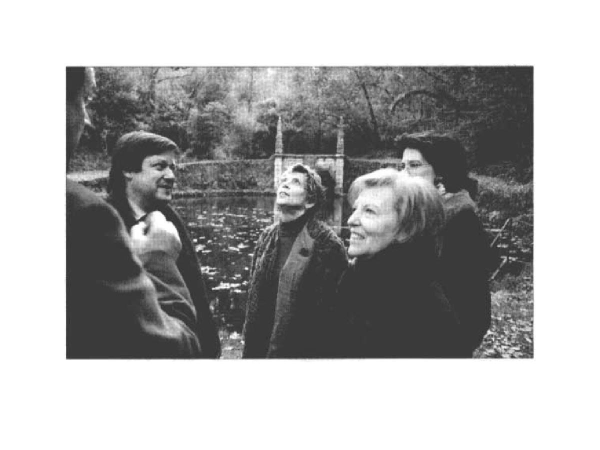
%> input picture Exercices/Código/Questão 2 - VC/29_01_jornal209fotos.jpg, 1200 x 900 px (shown at 1/2 size)
$ octave --eval "selectImagem('29_01_jornal209fotos.jpg');"   (GNU Octave 9; MATLAB toolbox functions it lacks are replaced by stand-ins)
%> lines starting %> are read from the running program, lines starting %| are printed output that depends on the picture; in (x1, y1, x2, y2) boxes, pixels count from 0 and x2, y2 are one past the last pixel; in counts of white or black regions, pixels touching at a corner belong together; the program's own positions count from 1
function selectImagem(texto)
%> called with texto = '29_01_jornal209fotos.jpg'

%%%%%%%%%%%%%%%%%%%%%%%%%%%%%%%%%%%%%%%%%%%%%%%%
%%%%%%%% Vis鉶 Computacional %%%%%%%%%%%%%%%%%%%
%%%%%%%% Projeto 1 %%%%%%%%%%%%%%%%%%%%%%%%%%%%%
%%%%%%%% Aluno: Paulo Henrique Muniz Ferreira %%
%%%%%%%%%%%%%%%%%%%%%%%%%%%%%%%%%%%%%%%%%%%%%%%%
%%%%%%%% QUEST翺 2 %%%%%%%%%%%%%%%%%%%%%%%%%%%%%

% Algoritmo que segmenta texto-imagem e conta quantas imagens tem

cinza = imread(texto,'bmp'); % Abre a imagem
%> cinza is the input picture: size 900x1200x3 uint8; min 27, max 255, mean 173.5

% Binariza玢o usado Otsu
escala = graythresh(cinza);
%> escala = 0.647
binarizada1 = im2bw(cinza, escala);
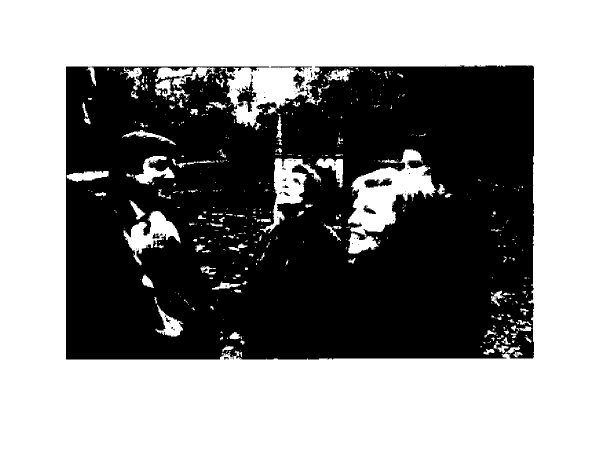
%> binarizada1: size 900x1200 logical (shown at 1/2 size); 54.8% white; 148 black regions (130 under 20 px), largest, box (x1, y1, x2, y2) and area: (132, 131, 1068, 719) 484480, (474, 161, 514, 224) 1041, (729, 357, 784, 376) 650

A = binarizada1;

% Elementos estruturantes
B = ones(3);
C = [0 1 0; 0 1 0; 0 1 0];
D = [0 0 0; 1 1 1; 0 0 0];

% Remover letras pequenas (etapa 1)

A2 = imerode(A,B);
%> A2: size 900x1200 logical; 52.8% white; 32 black regions (15 under 20 px), largest, box (x1, y1, x2, y2) and area: (131, 130, 1069, 720) 507334, (728, 356, 785, 377) 876, (726, 410, 753, 429) 303
A = A2;

for i = 1:2
    A2 = imdilate(A,B);
    A = A2;
    figure, imshow(A)
end

% Presevar fotos
for i = 1:3
    A2 = imerode(A,D);
    A = A2;
end

for i = 1:5
    A2 = imdilate(A,B);
    A = A2;
end

% Remover letras maiores sem revorve a imagem

for i = 1:9

    A2 = imerode(A,C);
    A = A2;

    A2 = imdilate(A,B);
    A = A2;

end
%> this loop made 9 passes
%> pass 1, in selectImagem, `A2 = imdilate(A,B);`:
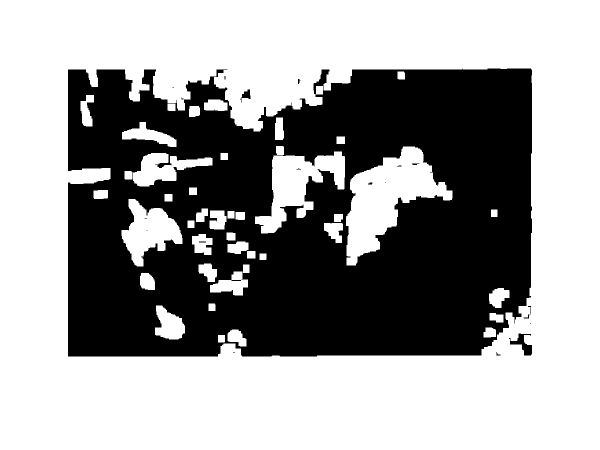
%> A2: size 900x1200 logical (shown at 1/2 size); 61% white; 20 black regions (10 under 20 px), largest, box (x1, y1, x2, y2) and area: (136, 137, 1064, 713) 419866, (1018, 667, 1064, 711) 803, (480, 179, 501, 205) 235


% Reconstruido regi鮡s onde tem imagens
% (Pode haver regi鮡s ru韉osas, mas s鉶 eleminadas posteriormente)

for i = 1:14
    A2 = imerode(A,B);
    A = A2;
end
%> this loop made 14 passes
%> pass 1, in selectImagem, `A2 = imerode(A,B);`:
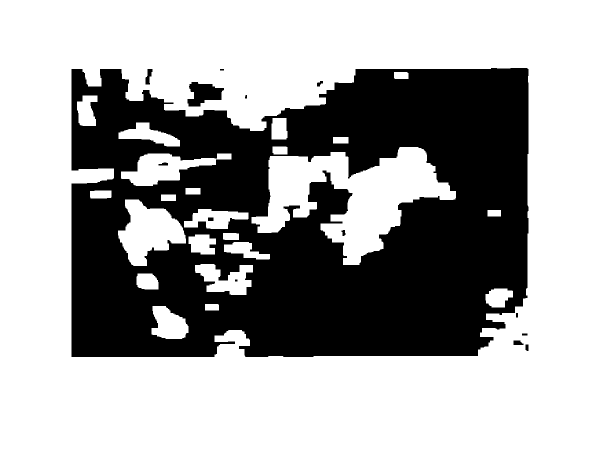
%> A2: size 900x1200 logical (shown at 1/2 size); 63.8% white; 14 black regions, largest, box (x1, y1, x2, y2) and area: (143, 136, 1057, 714) 387435, (375, 164, 448, 213) 2246, (291, 138, 305, 169) 260

% Filtra ru韉o (particulas pequenas)

A = ~A;
%> A: size 900x1200 logical; 47.8% white; 3 white regions, box (x1, y1, x2, y2) and area: (130, 123, 1070, 727) 513890, (477, 177, 507, 210) 987, (427, 125, 461, 154) 986
[Rotulos, num] = bwlabel(A);
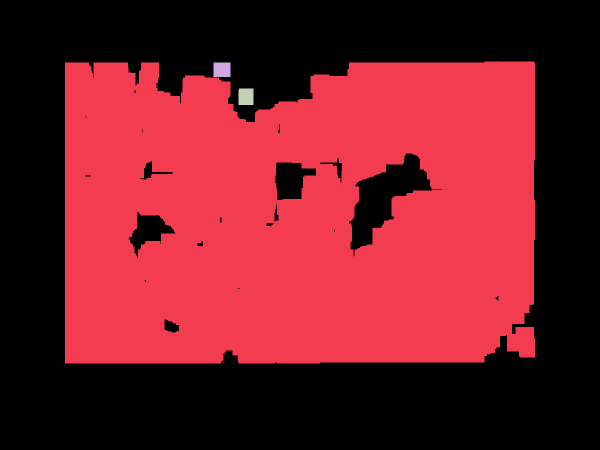
%> Rotulos: size 900x1200 double (shown at 1/2 size); 4 distinct labels, from 0 to 3; one colour per label, 0 black
%> num = 3

for i = 1:num
    [r,c] = find(Rotulos==i);
    rc = [r c];

    area = size(rc,1)*size(rc,2);

    if(area < 2000)

        for x = rc'
            A(x(1),x(2)) = 0;
        end
    end
end
%> this loop made 3 passes
%> area on passes 1 to 3: 1027780, 1972, 1974
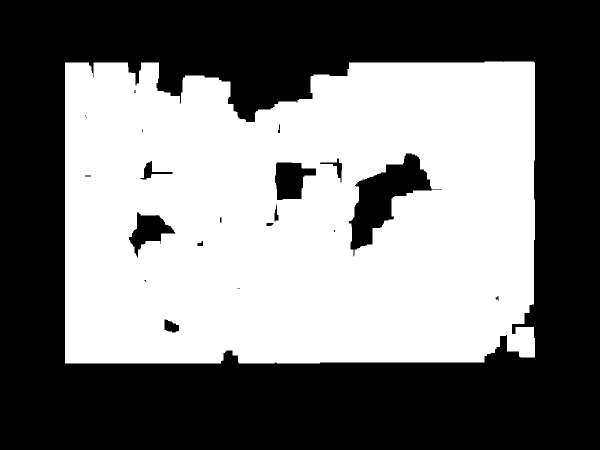
%> A: size 900x1200 logical (shown at 1/2 size); 47.6% white; 1 white region, box (x1, y1, x2, y2) and area: (130, 123, 1070, 727) 513890

% Calculando o locais das imagens
% (num_imagens = n鷐ero de fotos no jornal)

[Rotulos, num_imagens] = bwlabel(A);
%> num_imagens = 1

figuras = [];

for i = 1:num_imagens
    [r,c] = find(Rotulos==i);

    x1 = min(r);
    x2 = max(r);
    y1 = min(c);
    y2 = max(c);

    temp = [y1; (x1+5); (y2-y1); (x2-x1-10)];
    figuras = [figuras temp];
end
%> this loop made 1 pass
%> (x1, x2, y1, y2, figuras) on pass 1: (124, 727, 131, 1070, [131; 129; 939; 593])

% segmenta玢o do jornal em fotos e texto

letras = cinza;

for ret = figuras
    temp = imcrop(cinza, ret');
    imagem = imshow(temp);
    texto_temp = strcat(texto, num2str(ret(1)));
    texto_temp = strcat(texto_temp, 'fotos.jpg');
    saveas(imagem, texto_temp, 'jpg');

    for x = ret(2):(ret(2) + ret(4))
        for y = ret(1):(ret(1) + ret(3))
            letras(x, y) = 255;
        end
    end
end
%> this loop made 1 pass
%> (ret, texto_temp) on pass 1: ([131; 129; 939; 593], '29_01_jornal209fotos.jpg131fotos.jpg')
%> pass 1, in selectImagem, `temp = imcrop(cinza, ret');`:
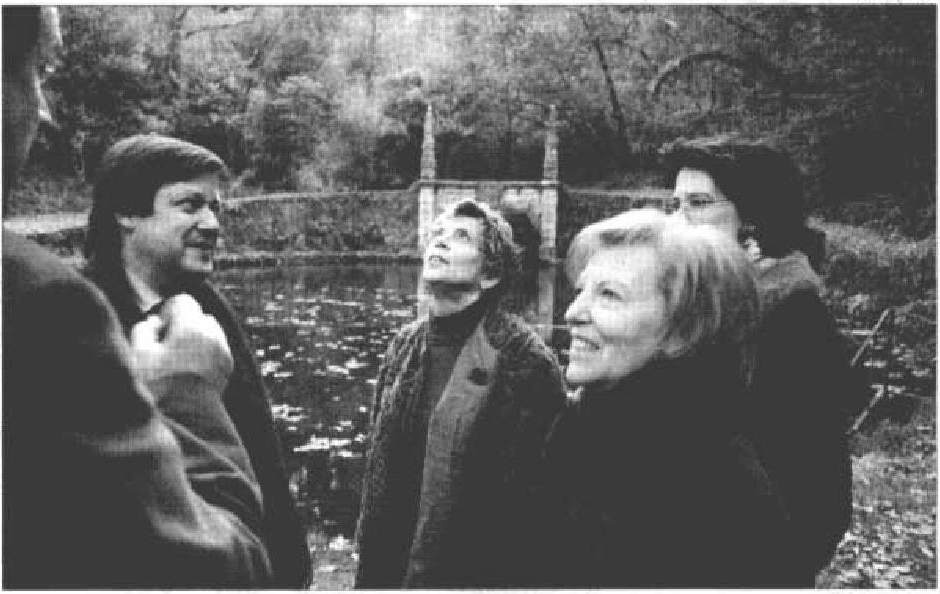
%> temp: size 594x940x3 uint8; min 27, max 255, mean 97.4
%> after the loop:
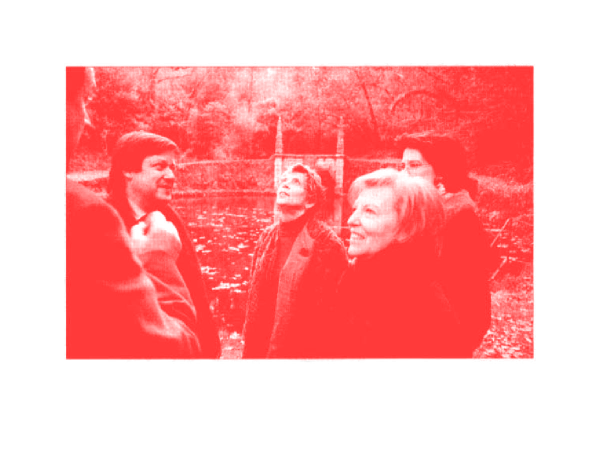
%> letras: size 900x1200x3 uint8 (shown at 1/2 size); mean R, G, B 255, 173.5, 173.5

imagem = imshow(letras);
texto_temp = strcat(texto, 'letras.jpg');
saveas(imagem, texto_temp, 'jpg');
